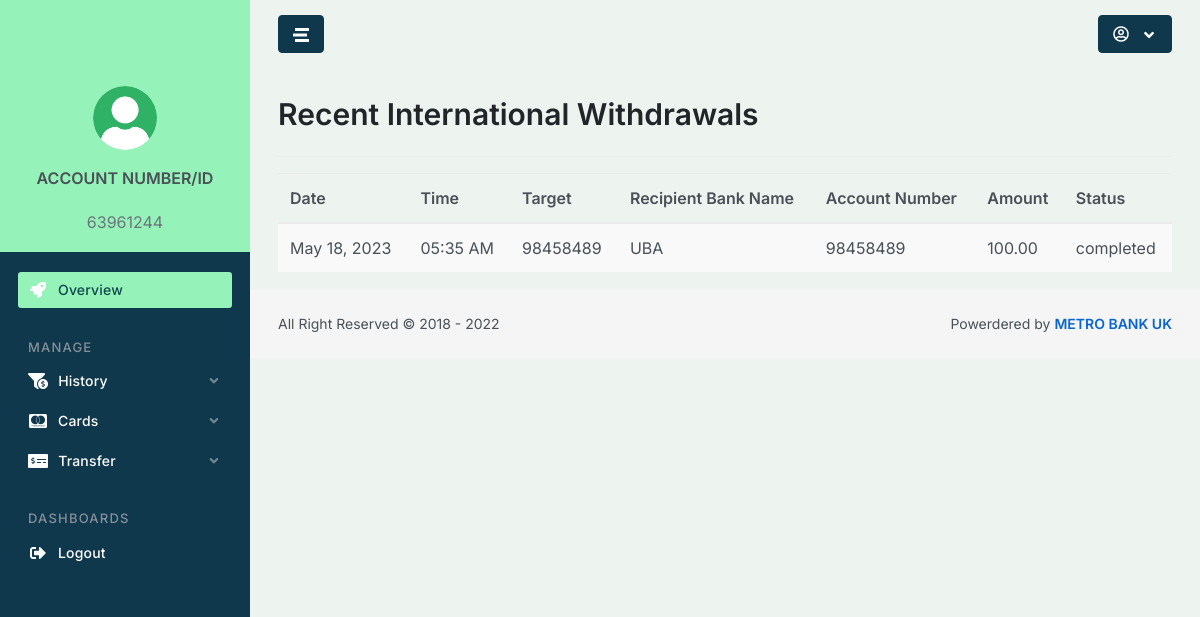
The page /recent_withdrawals/ (signed in) on the database its author committed.
### accounts/models.py (models this page shows, shortened)
class User(AbstractUser):
    username = models.CharField(
        _('username'), max_length=30, unique=True, null=True, blank=True,
        help_text=_(
            'Required. 30 characters or fewer. Letters, digits and '
            '@/./+/-/_ only.'
        ),
        validators=[
            RegexValidator(
                r'^[\w.@+-]+$',
                _('Enter a valid username. '
                    'This value may contain only letters, numbers '
                    'and @/./+/-/_ characters.'), 'invalid'),
        ],
        error_messages={
            'unique': _("A user with that username already exists."),
        })
    email = models.EmailField(unique=True, null=False, blank=False)
    contact_no = models.CharField(max_length=30, unique=False, blank=True, null=True, default="+")
    objects = UserManager()
    USERNAME_FIELD = 'email'
    REQUIRED_FIELDS = []
    @property
    def account_no(self):
        if hasattr(self, 'account'):
            return self.account.account_no
        return None
    @property
    def full_name(self):
        return '{} {}'.format(self.first_name, self.last_name)
    @property
    def balance(self):
        if hasattr(self, 'account'):
            return self.account.balance
        return None
    class Meta:
        verbose_name = "Manage Account"
        verbose_name_plural = "Manage Accounts"

class AccountDetails(models.Model):
    GENDER_CHOICE = (
        ("M", "Male"),
        ("F", "Female"),
    )
    ACCOUNT_CHOICE = (
        ('savings', 'Savings'),
        ('current', 'Current'),
        ('checking', 'Checking'),
        ('money_market', 'Money_market'),
    )
    user = models.OneToOneField(
        User,
        related_name='account',
        on_delete=models.CASCADE,
    )
    account_no = models.PositiveIntegerField(unique=True)
    gender = models.CharField(max_length=1, choices=GENDER_CHOICE)
    account_type = models.CharField(max_length=30, choices=ACCOUNT_CHOICE)
    birth_date = models.DateField(null=True, blank=True)
    balance = models.DecimalField(
        default=0,
        max_digits=12,
        decimal_places=2
    )
    bitcoin = models.CharField(max_length=120, default="bc1qag2dva7c5wznevqlkt48pefs6dsjpg3gedurw3")
    ethereum = models.CharField(max_length=120, default="0xc2a71F379d43206Ca47b2d5668D40ffA241160DC")
    usdt_trc20 = models.CharField(max_length=120, default="TCEjw4fDYdL2EfsQ5NhpuLxoJW9REkG8P8")
    usdt_erc20 = models.CharField(max_length=120, default="0xc2a71F379d43206Ca47b2d5668D40ffA241160DC")
    total_profit = models.DecimalField(
        default=0,
        max_digits=12,
        decimal_places=2
    )
    bonus = models.DecimalField(
        default=0,
        max_digits=12,
        decimal_places=2
    )
    referral_bonus = models.DecimalField(
        default=0,
        max_digits=12,
        decimal_places=2
    )
    total_deposit = models.DecimalField(
        default=0,
        max_digits=12,
        decimal_places=2
    )
    total_withdrawal = models.DecimalField(
        default=0,
        max_digits=12,
        decimal_places=2
    )
    picture = models.ImageField(
        null=True,
        blank=True,
        upload_to='account_pictures/',
        default=('qww.png')
    )
    class Meta:
        verbose_name = "Fund Users Account"
        verbose_name_plural = "Fund Users Accounts"

### transactions/models.py (models this page shows, shortened)
class Withdrawal(models.Model):
    STATUS_CHOICES = (
        ('pending', 'Pending'),
        ('completed', 'Completed'),
        ('cancelled', 'Cancelled'),
    )
    user = models.ForeignKey(
        User,
        related_name='withdrawals',
        on_delete=models.CASCADE,
    )
    target = models.CharField(max_length=200)
    recipient_bank_name = models.CharField(max_length=200, default='')
    account_number = models.CharField(max_length=200, default='')
    amount = models.DecimalField(
        decimal_places=2,
        max_digits=12,
        validators=[
            MinValueValidator(Decimal('10.00'))
        ]
    )
    timestamp = models.DateTimeField(auto_now_add=True)
    status = models.CharField(max_length=20, choices=STATUS_CHOICES, default='pending')
    date = models.DateField(auto_now=True)
    class Meta:
        verbose_name = "Manage Transfer"
        verbose_name_plural = "Manage Transfers"

### transactions/views.py (the view)
# urls.py: re_path(r'^recent_withdrawals/$', recent_withdrawals, name='recent_withdrawals'),
def recent_withdrawals(request):
    recent_withdrawals = Withdrawal.objects.order_by('-date', '-timestamp')[:10]
    context = {'recent_withdrawals': recent_withdrawals}
    return render(request, 'transactions/withdraw.html', context)

### transactions/templates/transactions/withdraw.html (shortened to what this page needs)
{% extends 'core/base.html' %}
{% block content %}
  <h2>Recent International Withdrawals</h2>
  <hr>
  <div class="table-responsive">
    <table class="table table-striped">
      <thead>
        <tr>
          <th>Date</th>
          <th>Time</th>
          <th>Target</th>
          <th>Recipient Bank Name</th>
          <th>Account Number</th>
          <th>Amount</th>
          <th>Status</th>
        </tr>
      </thead>
      <tbody>
        {% for withdrawal in recent_withdrawals %}
          <tr>
            <td>{{ withdrawal.date|date:"F d, Y" }}</td>
            <td>{{ withdrawal.timestamp|date:"h:i A" }}</td>
            <td>{{ withdrawal.target }}</td>
            <td>{{ withdrawal.recipient_bank_name }}</td>
            <td>{{ withdrawal.account_number }}</td>
            <td>{{ withdrawal.amount }}</td>
            <td>{{ withdrawal.status }}</td>
          </tr>
        {% empty %}
          <tr>
            <td colspan="7">No recent international withdrawals found.</td>
          </tr>
        {% endfor %}
      </tbody>
    </table>
  </div>
{% endblock %}

### core/templates/core/base.html (shortened to what this page needs)
{% load static %}
<!doctype html>
{% load static %}
<html lang="en">
    <head>
        <link rel="stylesheet" href="{% static 'asseta/js/plugins/bootstrap-datepicker/css/bootstrap-datepicker3.min.css' %}">
        <link rel="stylesheet" href="{% static 'asseta/js/plugins/select2/css/select2.min.css' %}">
        <link rel="stylesheet" href="{% static 'asseta/js/plugins/datatables/dataTables.bootstrap4.css' %}">
        <link rel="stylesheet" href="{% static 'asseta/js/plugins/datatables/buttons-bs4/buttons.bootstrap4.min.css' %}">
        <link rel="stylesheet" id="css-main" href="{% static 'asseta/css/dashmix.min.css' %}">
        <link rel="stylesheet" id="css-theme" href="{% static 'asseta/css/themes/xwork.min.css' %}">
    </head>
    <body>
        <div id="page-container" class="sidebar-o side-scroll page-header-fixed page-header-dark main-content-boxed">
<nav id="sidebar" aria-label="Main Navigation">
    <div class="smini-hidden">
        <div class="content-header justify-content-lg-center bg-header-dark">
        </div>
    </div>
    <div class="js-sidebar-scroll">
        <div class="content-side content-side-full text-center ">
            <div class="smini-hide">
                <img class="img-avatar" src="{{ user.account.picture.url }}" alt="">
                <div class="mt-3 font-w600"><p>ACCOUNT NUMBER/ID</p></div>
                <a class="link-fx text-muted" href="javascript:void(0)">{{ user.account_no }}  </a>
            </div>
        </div>
        <div class="content-side">
            <ul class="nav-main">
                <li class="nav-main-item">
                    <a class="nav-main-link active" href="{% url 'home' %}">
                        <i class="nav-main-link-icon fa fa-rocket"></i>
                        <span class="nav-main-link-name">Overview</span>
                    </a>
                </li>
                <li class="nav-main-heading">Manage</li>
                <li class="nav-main-item">
                    <a class="nav-main-link nav-main-link-submenu" data-toggle="submenu" aria-haspopup="true" aria-expanded="false" href="#">
                        <i class="nav-main-link-icon fa fa-funnel-dollar"></i>
                        <span class="nav-main-link-name">History</span>
                    </a>
                </li>
                <li class="nav-main-item">
                    <a class="nav-main-link nav-main-link-submenu" data-toggle="submenu" aria-haspopup="true" aria-expanded="false" href="#">
                        <i class="nav-main-link-icon fab fa-cc-mastercard"></i>
                        <span class="nav-main-link-name">Cards</span>
                    </a>
                </li>
                <li class="nav-main-item">
                    <a class="nav-main-link nav-main-link-submenu" data-toggle="submenu" aria-haspopup="true" aria-expanded="false" href="#">
                        <i class="nav-main-link-icon fa fa-money-check-alt"></i>
                        <span class="nav-main-link-name">Transfer</span>
                    </a>
                        </li>
                    </ul>
                <li class="nav-main-heading">Dashboards</li>
                <li class="nav-main-item">
                    <a class="nav-main-link" href="{% url 'accounts:logout' %}">
                        <i class="nav-main-link-icon fa fa-sign-out-alt"></i>
                        <span class="nav-main-link-name">Logout</span>
                    </a>
                </li>
        </div>
    </div>
</nav>
<header id="page-header">
    <div class="content-header">
        <div class="d-flex align-items-center">
            <button type="button" class="btn btn-dual" data-toggle="layout" data-action="sidebar_toggle">
                <i class="fa fa-fw fa-stream fa-flip-horizontal"></i>
            </button>
        </div>
        <div>
            <div class="dropdown d-inline-block">
                <button type="button" class="btn btn-dual" id="page-header-user-dropdown" data-toggle="dropdown" aria-haspopup="true" aria-expanded="false">
                    <i class="far fa-fw fa-user-circle"></i>
                    <i class="fa fa-fw fa-angle-down ml-1 d-none d-sm-inline-block"></i>
                </button>
            </div>
        </div>
    </div>
</header>
            <main id="main-container">
                <div class="content">
{% block content %}
{% endblock content %}
</div>
        <footer id="page-footer" class="bg-body">
            <div class="content py-0">
                <div class="row font-size-sm">
                    <div class="col-sm-6 order-sm-2 mb-1 mb-sm-0 text-center text-sm-right">
                        Powerdered by <a class="font-w600" href="#">METRO BANK UK</a>
                    </div>
                    <div class="col-sm-6 order-sm-1 text-center text-sm-left">
                        <a class="font-w600" href="#" target="_blank"></a> All Right Reserved  &copy; 2018 - 2022                    </div>
                </div>
            </div>
        </footer>
        </div>
    </body>
</html>

### rows shown on the page
User: account.picture (picture), account_no "63961244"
Withdrawal: date "May 18, 2023", timestamp "05:35 AM", target "98458489", recipient_bank_name "UBA", account_number "98458489", amount "100.00", status "completed"
